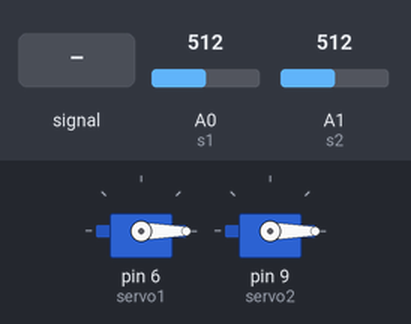
Bench run of a sketch on a simulated Arduino Uno, built with avr-gcc and run on an emulated ATmega328P. On the bench: 2 × servo. The test bench sets the inputs (shaded band); at power-on: A0 (s1) = 512, A1 (s2) = 512. What the sketch prints to the serial monitor is not drawn.

Above: at 1.2 s.
1.3 s: A0 (s1) fed a 2 Hz sine of ±306 counts around its level
At 2.3 s:
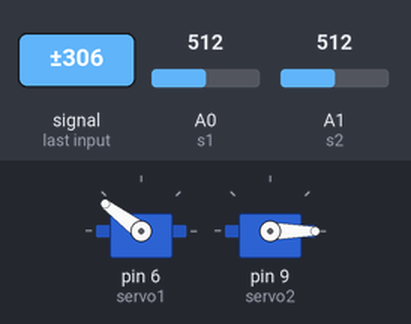
4.3 s: A0 (s1) set to 504
7.3 s: A0 (s1) set to 716
At 8.4 s:
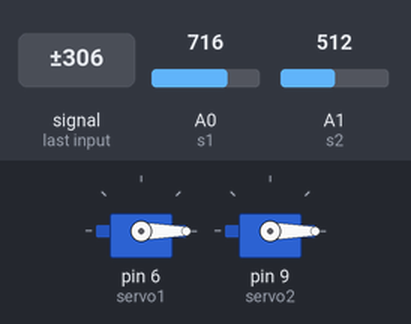
8.8 s: A1 (s2) set to 699
11.8 s: A1 (s2) set to 729
14.8 s: A0 (s1) fed a 50 Hz sine of ±306 counts around its level
Timing chart, 0 to 65.3 s (numbered marks = the images above; inputs shaded):
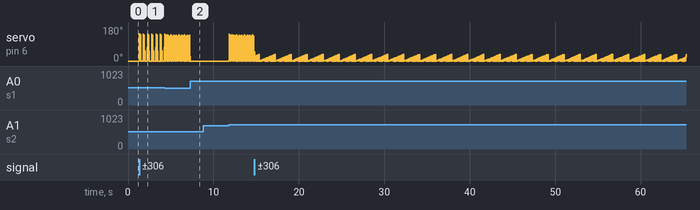

Measured:
- after the input at 7.3 s, servo on pin 6 (servo1): stops changing and stays 0°
- after the input at 8.8 s, every drawn part: stays the same

The sketch:

panel_seguidor.ino
```cpp
#include <Servo.h>

Servo servo1;
Servo servo2;
int s1= A0;
int s2= A1;
int s3= A2;
int s4= A3;
//int servo1= 6;
//int servo2= 7;
int sensor1= 0;
int sensor2= 0;
int sensor3= 0;
int sensor4= 0;
int pos=0;
int pos2=0;


void setup() {
pinMode (s1, INPUT);
pinMode (s2, INPUT);
pinMode (s3, INPUT);
pinMode (s4, INPUT);

Serial.begin (9600);

// pinMode (servo1, OUTPUT);
//pinMode (servo2, OUTPUT);
servo1.attach(6);
servo2.attach(9);
}

void loop() {
servo1.write(pos);
servo2.write(pos2);
sensor1= analogRead(s1);
sensor2= analogRead(s2);
if (sensor1 > 100) {

if (sensor1<sensor2){
while (sensor1 < sensor2){
  pos++;
  if (pos>180){
    break;
  }
  servo1.write(pos);
  sensor1= analogRead(s1);
  sensor2= analogRead(s2);
      while (sensor3 < sensor4){
        pos2++;
        if (pos2>90){
          break;
        }
        servo2.write(pos2);
        Serial.print(pos2);

      }
}

}
  sensor1= analogRead(s1);
  sensor2= analogRead(s2);
 if (sensor1 < 200);
  pos= 0;
  servo1.write(pos);
  Serial.print(pos);
}

}
```
